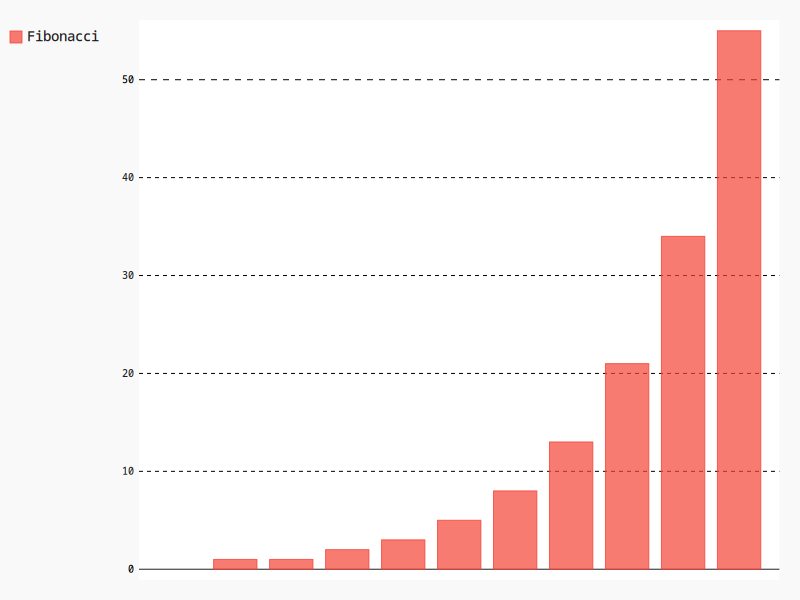

Reproduce this figure in Python.
import pygal
bar_chart = pygal.Bar()
bar_chart.add('Fibonacci', [0, 1, 1, 2, 3, 5, 8, 13, 21, 34, 55])
bar_chart.render_to_png("./test.png")
